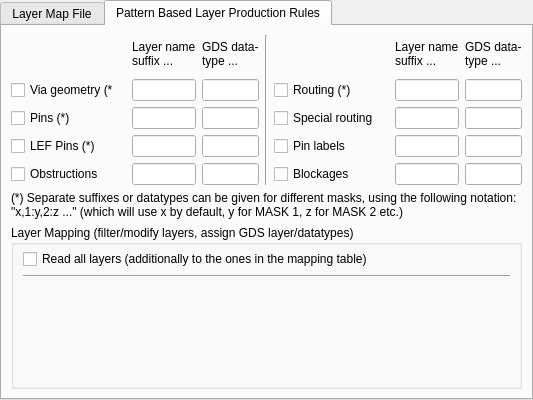
    <widget class="QTabWidget" name="layer_map_mode">
     <property name="currentIndex">
      <number>1</number>
     </property>
     <widget class="QWidget" name="tab">
      <attribute name="title">
       <string>Layer Map File</string>
      </attribute>
      <layout class="QGridLayout" name="gridLayout_4">
       <item row="0" column="0">
        <widget class="QLabel" name="label_6">
         <property name="text">
          <string>Layer map file</string>
         </property>
        </widget>
       </item>
       <item row="0" column="2">
        <widget class="QToolButton" name="browse_mapfile">
         <property name="text">
          <string>...</string>
         </property>
         <property name="autoRaise">
          <bool>false</bool>
         </property>
        </widget>
       </item>
       <item row="0" column="1">
        <widget class="QLineEdit" name="mapfile_path"/>
       </item>
       <item row="1" column="1" colspan="2">
        <widget class="QLabel" name="label_25">
         <property name="text">
          <string>If a layer map file is given, pattern based rules are ignored.
If used inside a technology, the file will be looked up relative to the technology's base path.</string>
         </property>
         <property name="wordWrap">
          <bool>true</bool>
         </property>
        </widget>
       </item>
       <item row="2" column="0" colspan="3">
        <spacer name="verticalSpacer">
         <property name="orientation">
          <enum>Qt::Vertical</enum>
         </property>
         <property name="sizeHint" stdset="0">
          <size>
           <width>20</width>
           <height>278</height>
          </size>
         </property>
        </spacer>
       </item>
      </layout>
     </widget>
     <widget class="QWidget" name="tab_2">
      <attribute name="title">
       <string>Pattern Based Layer Production Rules</string>
      </attribute>
      <layout class="QVBoxLayout" name="verticalLayout">
       <item>
        <widget class="QFrame" name="frame_5">
         <property name="minimumSize">
          <size>
           <width>0</width>
           <height>150</height>
          </size>
         </property>
         <layout class="QGridLayout" name="gridLayout_3">
          <property name="leftMargin">
           <number>0</number>
          </property>
          <property name="topMargin">
           <number>0</number>
          </property>
          <property name="rightMargin">
           <number>0</number>
          </property>
          <property name="bottomMargin">
           <number>0</number>
          </property>
          <item row="3" column="7">
           <widget class="QLineEdit" name="suffix_labels">
            <property name="sizePolicy">
             <sizepolicy hsizetype="Ignored" vsizetype="Fixed">
              <horstretch>0</horstretch>
              <verstretch>0</verstretch>
             </sizepolicy>
            </property>
           </widget>
          </item>
          <item row="1" column="6">
           <widget class="QLabel" name="label_23">
            <property name="sizePolicy">
             <sizepolicy hsizetype="Fixed" vsizetype="Preferred">
              <horstretch>0</horstretch>
              <verstretch>0</verstretch>
             </sizepolicy>
            </property>
            <property name="text">
             <string/>
            </property>
            <property name="pixmap">
             <pixmap resource="../../../../lay/lay/layResources.qrc">:/right.png</pixmap>
            </property>
           </widget>
          </item>
          <item row="2" column="2">
           <widget class="QLineEdit" name="suffix_pins">
            <property name="sizePolicy">
             <sizepolicy hsizetype="Ignored" vsizetype="Fixed">
              <horstretch>0</horstretch>
              <verstretch>0</verstretch>
             </sizepolicy>
            </property>
           </widget>
          </item>
          <item row="3" column="8">
           <widget class="QLineEdit" name="datatype_labels">
            <property name="sizePolicy">
             <sizepolicy hsizetype="Ignored" vsizetype="Fixed">
              <horstretch>0</horstretch>
              <verstretch>0</verstretch>
             </sizepolicy>
            </property>
           </widget>
          </item>
          <item row="2" column="5">
           <widget class="QCheckBox" name="produce_special_routing">
            <property name="text">
             <string>Special routing (*)</string>
            </property>
           </widget>
          </item>
          <item row="4" column="3">
           <widget class="QLineEdit" name="datatype_obstructions">
            <property name="sizePolicy">
             <sizepolicy hsizetype="Ignored" vsizetype="Fixed">
              <horstretch>0</horstretch>
              <verstretch>0</verstretch>
             </sizepolicy>
            </property>
           </widget>
          </item>
          <item row="2" column="8">
           <widget class="QLineEdit" name="datatype_special_routing">
            <property name="sizePolicy">
             <sizepolicy hsizetype="Ignored" vsizetype="Fixed">
              <horstretch>0</horstretch>
              <verstretch>0</verstretch>
             </sizepolicy>
            </property>
           </widget>
          </item>
          <item row="3" column="3">
           <widget class="QLineEdit" name="datatype_lef_pins">
            <property name="sizePolicy">
             <sizepolicy hsizetype="Ignored" vsizetype="Fixed">
              <horstretch>0</horstretch>
              <verstretch>0</verstretch>
             </sizepolicy>
            </property>
           </widget>
          </item>
          <item row="1" column="1">
           <widget class="QLabel" name="label_12">
            <property name="sizePolicy">
             <sizepolicy hsizetype="Fixed" vsizetype="Preferred">
              <horstretch>0</horstretch>
              <verstretch>0</verstretch>
             </sizepolicy>
            </property>
            <property name="text">
             <string/>
            </property>
            <property name="pixmap">
             <pixmap resource="../../../../lay/lay/layResources.qrc">:/right.png</pixmap>
            </property>
           </widget>
          </item>
          <item row="1" column="8">
           <widget class="QLineEdit" name="datatype_routing">
            <property name="sizePolicy">
             <sizepolicy hsizetype="Ignored" vsizetype="Fixed">
              <horstretch>0</horstretch>
              <verstretch>0</verstretch>
             </sizepolicy>
            </property>
           </widget>
          </item>
          <item row="1" column="7">
           <widget class="QLineEdit" name="suffix_routing">
            <property name="sizePolicy">
             <sizepolicy hsizetype="Ignored" vsizetype="Fixed">
              <horstretch>0</horstretch>
              <verstretch>0</verstretch>
             </sizepolicy>
            </property>
           </widget>
          </item>
          <item row="4" column="8">
           <widget class="QLineEdit" name="datatype_blockages">
            <property name="sizePolicy">
             <sizepolicy hsizetype="Ignored" vsizetype="Fixed">
              <horstretch>0</horstretch>
              <verstretch>0</verstretch>
             </sizepolicy>
            </property>
           </widget>
          </item>
          <item row="2" column="6">
           <widget class="QLabel" name="label_16">
            <property name="sizePolicy">
             <sizepolicy hsizetype="Fixed" vsizetype="Preferred">
              <horstretch>0</horstretch>
              <verstretch>0</verstretch>
             </sizepolicy>
            </property>
            <property name="text">
             <string/>
            </property>
            <property name="pixmap">
             <pixmap resource="../../../../lay/lay/layResources.qrc">:/right.png</pixmap>
            </property>
           </widget>
          </item>
          <item row="3" column="6">
           <widget class="QLabel" name="label_24">
            <property name="sizePolicy">
             <sizepolicy hsizetype="Fixed" vsizetype="Preferred">
              <horstretch>0</horstretch>
              <verstretch>0</verstretch>
             </sizepolicy>
            </property>
            <property name="text">
             <string/>
            </property>
            <property name="pixmap">
             <pixmap resource="../../../../lay/lay/layResources.qrc">:/right.png</pixmap>
            </property>
           </widget>
          </item>
          <item row="1" column="5">
           <widget class="QCheckBox" name="produce_routing">
            <property name="text">
             <string>Routing (*)</string>
            </property>
           </widget>
          </item>
          <item row="3" column="2">
           <widget class="QLineEdit" name="suffix_lef_pins">
            <property name="sizePolicy">
             <sizepolicy hsizetype="Ignored" vsizetype="Fixed">
              <horstretch>0</horstretch>
              <verstretch>0</verstretch>
             </sizepolicy>
            </property>
           </widget>
          </item>
          <item row="2" column="1">
           <widget class="QLabel" name="label_13">
            <property name="sizePolicy">
             <sizepolicy hsizetype="Fixed" vsizetype="Preferred">
              <horstretch>0</horstretch>
              <verstretch>0</verstretch>
             </sizepolicy>
            </property>
            <property name="text">
             <string/>
            </property>
            <property name="pixmap">
             <pixmap resource="../../../../lay/lay/layResources.qrc">:/right.png</pixmap>
            </property>
           </widget>
          </item>
          <item row="4" column="1">
           <widget class="QLabel" name="label_15">
            <property name="sizePolicy">
             <sizepolicy hsizetype="Fixed" vsizetype="Preferred">
              <horstretch>0</horstretch>
              <verstretch>0</verstretch>
             </sizepolicy>
            </property>
            <property name="text">
             <string/>
            </property>
            <property name="pixmap">
             <pixmap resource="../../../../lay/lay/layResources.qrc">:/right.png</pixmap>
            </property>
           </widget>
          </item>
          <item row="1" column="0">
           <widget class="QCheckBox" name="produce_via_geometry">
            <property name="text">
             <string>Via geometry (*)</string>
            </property>
           </widget>
          </item>
          <item row="3" column="5">
           <widget class="QCheckBox" name="produce_labels">
            <property name="text">
             <string>Pin labels</string>
            </property>
           </widget>
          </item>
          <item row="3" column="0">
           <widget class="QCheckBox" name="produce_lef_pins">
            <property name="text">
             <string>LEF Pins (*)</string>
            </property>
           </widget>
          </item>
          <item row="0" column="7">
           <widget class="QLabel" name="lbl1_2">
            <property name="text">
             <string>Layer name
suffix ...</string>
            </property>
           </widget>
          </item>
          <item row="2" column="0">
           <widget class="QCheckBox" name="produce_pins">
            <property name="text">
             <string>Pins (*)</string>
            </property>
           </widget>
          </item>
          <item row="1" column="2">
           <widget class="QLineEdit" name="suffix_via_geometry">
            <property name="sizePolicy">
             <sizepolicy hsizetype="Ignored" vsizetype="Fixed">
              <horstretch>0</horstretch>
              <verstretch>0</verstretch>
             </sizepolicy>
            </property>
           </widget>
          </item>
          <item row="2" column="3">
           <widget class="QLineEdit" name="datatype_pins">
            <property name="sizePolicy">
             <sizepolicy hsizetype="Ignored" vsizetype="Fixed">
              <horstretch>0</horstretch>
              <verstretch>0</verstretch>
             </sizepolicy>
            </property>
           </widget>
          </item>
          <item row="0" column="8">
           <widget class="QLabel" name="label_27">
            <property name="text">
             <string>GDS data-
type ...</string>
            </property>
           </widget>
          </item>
          <item row="3" column="1">
           <widget class="QLabel" name="label_14">
            <property name="sizePolicy">
             <sizepolicy hsizetype="Fixed" vsizetype="Preferred">
              <horstretch>0</horstretch>
              <verstretch>0</verstretch>
             </sizepolicy>
            </property>
            <property name="text">
             <string/>
            </property>
            <property name="pixmap">
             <pixmap resource="../../../../lay/lay/layResources.qrc">:/right.png</pixmap>
            </property>
           </widget>
          </item>
          <item row="2" column="7">
           <widget class="QLineEdit" name="suffix_special_routing">
            <property name="sizePolicy">
             <sizepolicy hsizetype="Ignored" vsizetype="Fixed">
              <horstretch>0</horstretch>
              <verstretch>0</verstretch>
             </sizepolicy>
            </property>
           </widget>
          </item>
          <item row="1" column="3">
           <widget class="QLineEdit" name="datatype_via_geometry">
            <property name="sizePolicy">
             <sizepolicy hsizetype="Ignored" vsizetype="Fixed">
              <horstretch>0</horstretch>
              <verstretch>0</verstretch>
             </sizepolicy>
            </property>
           </widget>
          </item>
          <item row="4" column="2">
           <widget class="QLineEdit" name="suffix_obstructions">
            <property name="sizePolicy">
             <sizepolicy hsizetype="Ignored" vsizetype="Fixed">
              <horstretch>0</horstretch>
              <verstretch>0</verstretch>
             </sizepolicy>
            </property>
           </widget>
          </item>
          <item row="4" column="5">
           <widget class="QCheckBox" name="produce_blockages">
            <property name="text">
             <string>Blockages</string>
            </property>
           </widget>
          </item>
          <item row="4" column="0">
           <widget class="QCheckBox" name="produce_obstructions">
            <property name="text">
             <string>Obstructions</string>
            </property>
           </widget>
          </item>
          <item row="4" column="6">
           <widget class="QLabel" name="label_17">
            <property name="sizePolicy">
             <sizepolicy hsizetype="Fixed" vsizetype="Preferred">
              <horstretch>0</horstretch>
              <verstretch>0</verstretch>
             </sizepolicy>
            </property>
            <property name="text">
             <string/>
            </property>
            <property name="pixmap">
             <pixmap resource="../../../../lay/lay/layResources.qrc">:/right.png</pixmap>
            </property>
           </widget>
          </item>
          <item row="4" column="7">
           <widget class="QLineEdit" name="suffix_blockages">
            <property name="sizePolicy">
             <sizepolicy hsizetype="Ignored" vsizetype="Fixed">
              <horstretch>0</horstretch>
              <verstretch>0</verstretch>
             </sizepolicy>
            </property>
           </widget>
          </item>
          <item row="0" column="2">
           <widget class="QLabel" name="lbl1">
            <property name="text">
             <string>Layer name
suffix ...</string>
            </property>
           </widget>
          </item>
          <item row="0" column="3">
           <widget class="QLabel" name="label_3">
            <property name="text">
             <string>GDS data-
type ...</string>
            </property>
           </widget>
          </item>
          <item row="0" column="4" rowspan="5">
           <widget class="Line" name="line_3">
            <property name="orientation">
             <enum>Qt::Vertical</enum>
            </property>
           </widget>
          </item>
         </layout>
        </widget>
       </item>
       <item>
        <widget class="QLabel" name="label_28">
         <property name="text">
          <string>(*) Separate suffixes or datatypes can be given for different masks, using the following notation:
&quot;x,1:y,2:z ...&quot; (which will use x by default, y for MASK 1, z for MASK 2 etc.)</string>
         </property>
         <property name="wordWrap">
          <bool>true</bool>
         </property>
        </widget>
       </item>
       <item>
        <widget class="QGroupBox" name="groupBox">
         <property name="sizePolicy">
          <sizepolicy hsizetype="Preferred" vsizetype="Preferred">
           <horstretch>0</horstretch>
           <verstretch>1</verstretch>
          </sizepolicy>
         </property>
         <property name="title">
          <string>Layer Mapping (filter/modify layers, assign GDS layer/datatypes)</string>
         </property>
         <property name="flat">
          <bool>true</bool>
         </property>
         <layout class="QGridLayout" name="gridLayout_2">
          <property name="leftMargin">
           <number>9</number>
          </property>
          <property name="topMargin">
           <number>4</number>
          </property>
          <property name="rightMargin">
           <number>9</number>
          </property>
          <property name="bottomMargin">
           <number>4</number>
          </property>
          <item row="0" column="0">
           <widget class="QCheckBox" name="read_all_cbx">
            <property name="text">
             <string>Read all layers (additionally to the ones in the mapping table)</string>
            </property>
           </widget>
          </item>
          <item row="2" column="0">
           <widget class="lay::LayerMappingWidget" name="layer_map">
            <property name="sizePolicy">
             <sizepolicy hsizetype="Preferred" vsizetype="Expanding">
              <horstretch>0</horstretch>
              <verstretch>1</verstretch>
             </sizepolicy>
            </property>
            <property name="minimumSize">
             <size>
              <width>16</width>
              <height>0</height>
             </size>
            </property>
            <property name="frameShape">
             <enum>QFrame::NoFrame</enum>
            </property>
            <property name="frameShadow">
             <enum>QFrame::Raised</enum>
            </property>
           </widget>
          </item>
          <item row="1" column="0">
           <widget class="Line" name="line_2">
            <property name="orientation">
             <enum>Qt::Horizontal</enum>
            </property>
           </widget>
          </item>
         </layout>
        </widget>
       </item>
      </layout>
     </widget>
    </widget>
